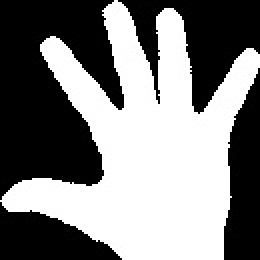
#> input picture CNN/ImageData/test/hand/105_5.jpg, 130 x 130 px, found by its file name (shown 2 times larger); its folder holds only this picture in this run
$ jupyter execute --allow-errors dataProcess.ipynb
#> lines starting #> are read from the running program, lines starting #| are printed output that depends on the picture
[cell 1]
import numpy as np
import matplotlib.pyplot as plt
import os
import cv2
import random
import pickle
TEST_DATA_PATH = "D:\\Hand_gesture_CNN\\ImageData\\test"
TRAIN_DATA_PATH = "D:\\Hand_gesture_CNN\\ImageData\\train"
CATEGORIES = ["hand","one","punch","right"]
IMAGE_SIZE = 50
TRAIN_DATA_PROCESS = 1
TEST_DATA_PROCESS = 0
def createTrainData(path_to_data):
#> called with path_to_data = 'D:\\Hand_gesture_CNN\\ImageData\\train'
    data = []
    for category in CATEGORIES:
        path = os.path.join(path_to_data,category)
        class_number = CATEGORIES.index(category)
        for dataset_image in os.listdir(path):
            try:
                im_gray = cv2.imread(os.path.join(path,dataset_image),cv2.IMREAD_GRAYSCALE)
#> im_gray is the input picture: shape (130, 130); min 0, max 255, mean 127.2
                im_gray = cv2.resize(im_gray,(IMAGE_SIZE,IMAGE_SIZE))
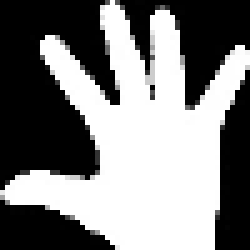
#> im_gray: shape (50, 50) (shown 5 times larger); min 0, max 255, mean 127.2
                data.append([im_gray,class_number])
            except Exception as e:
                pass
    return data

def randomTrainDataSet(training_data):
    feature_set = []
    label_set = []
    random.shuffle(training_data)
    for features,labels in training_data:
        feature_set.append(features)
        label_set.append(labels)
    feature_set = np.array(feature_set).reshape(-1,IMAGE_SIZE,IMAGE_SIZE,1)
    print("train shape ",feature_set.shape)
    print(feature_set[0,30:40,40:50])
    for i in label_set[:10]:
        print(i)
    return feature_set,label_set

def saveDataFile(feature_set,label_set,isTrainOrTest):
	if(isTrainOrTest == TRAIN_DATA_PROCESS):
		suffixe = "train"
	else:
		suffixe = "test"
	pickle_out = open("X_"+suffixe+"1.pickle","wb")
	pickle.dump(feature_set,pickle_out)
	pickle_out.close
	pickle_out = open("y_"+suffixe+"1.pickle","wb")
	pickle.dump(label_set,pickle_out)
	pickle_out.close

def HandlingDataTrain(isTrainOrTest):
	feature_set= []
	label_set = []
	training_data = []
	if(isTrainOrTest == TRAIN_DATA_PROCESS):
		training_data = createTrainData(TRAIN_DATA_PATH)
	else:
		training_data = createTrainData(TEST_DATA_PATH)
	feature_set, label_set = randomTrainDataSet(training_data)
	saveDataFile(feature_set,label_set,isTrainOrTest)
	print("data is processed successfully!!")
#> (the rest of this cell did not finish here and is left out)
